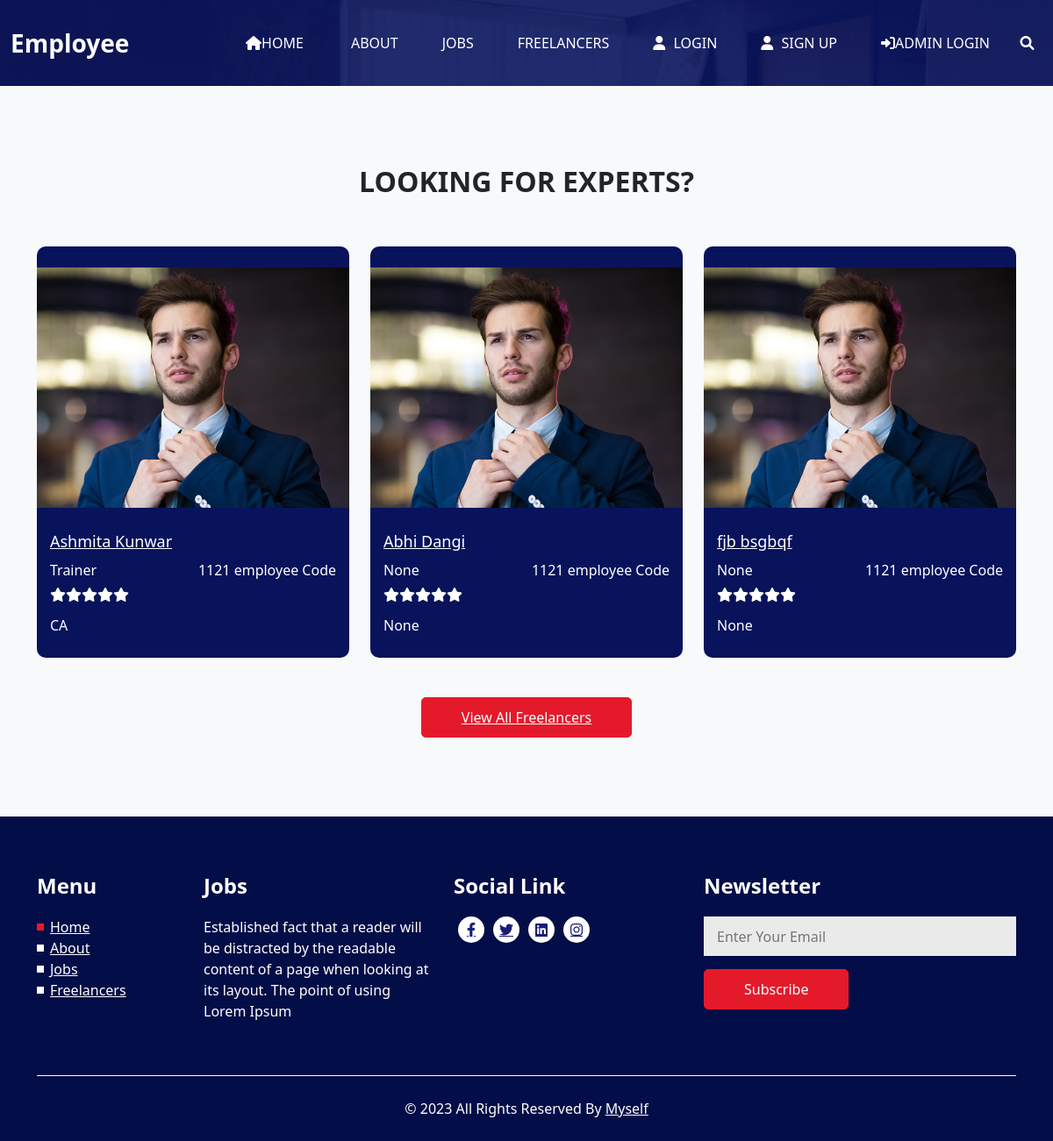
Page /freelancer/ on the earlier database version.
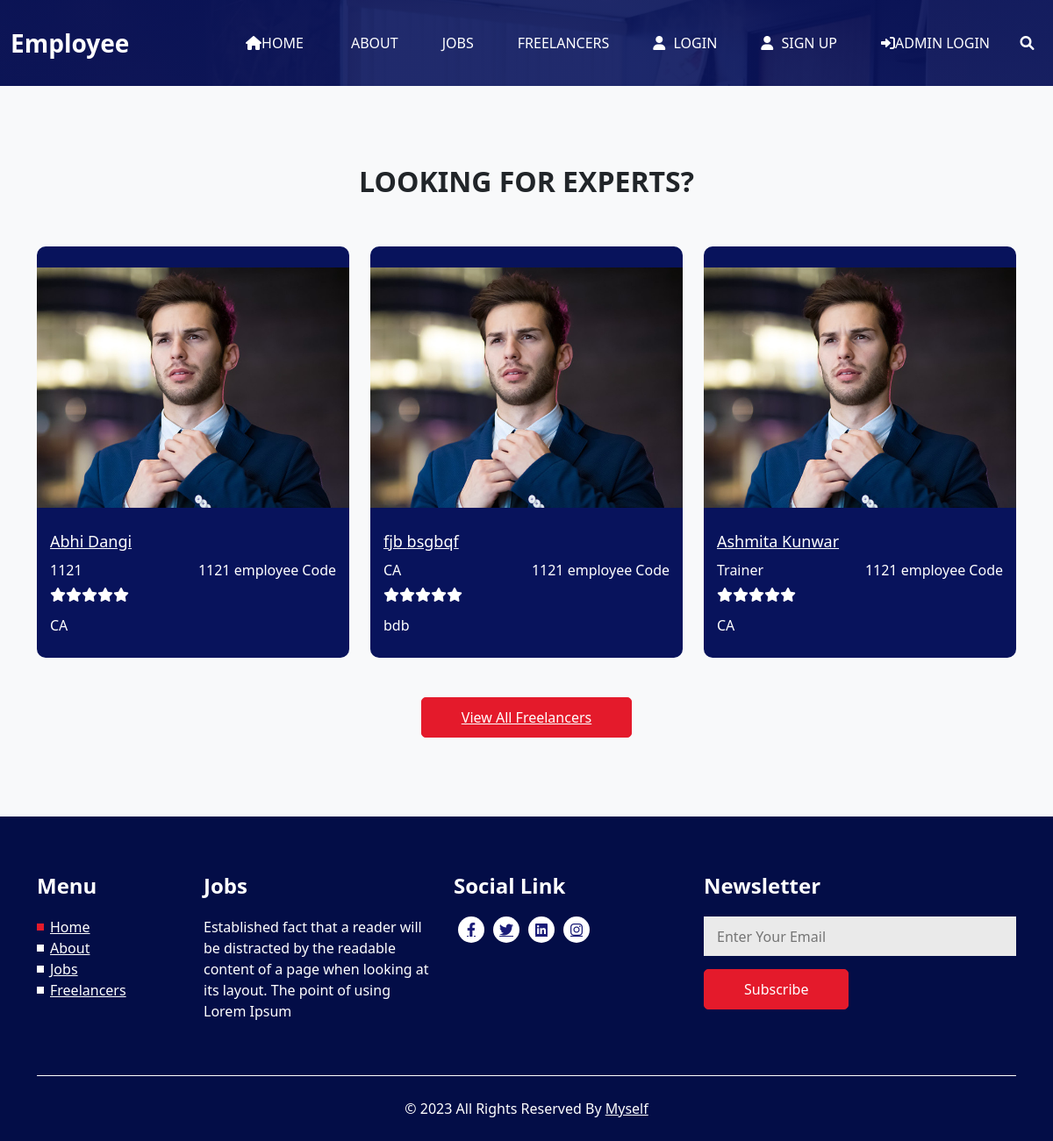
Same page on the later database version.
### employee_app/models.py (models this page shows, shortened)
class EmployeeDetail(models.Model):
    user = models.ForeignKey(User, on_delete=models.CASCADE)
    feature_image = models.ImageField(upload_to="EMP_images/%Y/%m/%d", blank=False)
    empcode = models.IntegerField(null=True)
    empdept = models.CharField(max_length=50, null=True)
    designation = models.CharField(max_length=100, null=True)
    contact = models.IntegerField(null=True)
    gender = models.CharField(max_length=50, null=True)
    join_date = models.DateField(null=True)

### web_app/views.py (the view)
# urls.py: path("freelancer/", FreelancerView.as_view(), name="freelancer"),
class FreelancerView(ListView):
    model = EmployeeDetail
    template_name = "jobs/freelancer.html"
    queryset = EmployeeDetail.objects.filter(
    ).order_by("-join_date")
    def get_context_data(self, **kwargs):
        context = super().get_context_data(**kwargs)
        context["freelancer_posts"] = EmployeeDetail.objects.filter(
        ).order_by("-join_date")[:3]
        return context

### templates/jobs/freelancer.html (shortened to what this page needs)
{% extends 'base.html' %}
{% load static %}
{% block content %}
{% include 'header.html' %}
<section class="expert_section layout_padding bg-light">
  <div class="container">
    <div class="heading_container heading_center">
      <h2>
        LOOKING FOR EXPERTS?
      </h2>
    </div>
    <div class="row">
      {% for freelancer_post in freelancer_posts %}
      <div class="col-md-6 col-lg-4 mx-auto">
        <div class="box">
          <div class="img-box">
            <img src="{% static 'jobs/images/e1.jpg' %}" alt="">
          </div>
          <div class="detail-box">
            <a href="{% url 'freelancer' %}">
              {{freelancer_post.user.first_name}} {{freelancer_post.user.last_name}}
            </a>
            <h6 class="expert_position">
              <span>
                {{freelancer_post.empdept}}
              </span>
              <span>
                {{freelancer_post.empcode}} employee Code
              </span>
            </h6>
            <span class="expert_rating">
              <i class="fa fa-star" aria-hidden="true"></i>
              <i class="fa fa-star" aria-hidden="true"></i>
              <i class="fa fa-star" aria-hidden="true"></i>
              <i class="fa fa-star" aria-hidden="true"></i>
              <i class="fa fa-star" aria-hidden="true"></i>
            </span>
            <p>
              {{freelancer_post.designation}}
            </p>
          </div>
        </div>
      </div>
      {% endfor %}
    </div>
    <div class="btn-box">
      <a href="">
        View All Freelancers
      </a>
    </div>
  </div>
</section>
{% include 'home/info_section.html' %}
{% include 'home/footer_section.html' %}
{% endblock content %}

### templates/base.html (shortened to what this page needs)
{% load static %}
<!doctype html>
<html lang="en">
<head>
     <link rel="stylesheet" type="text/css" href="{% static 'jobs/css/bootstrap.css' %}" />
     <link href="{% static 'jobs/css/font-awesome.min.css' %}" rel="stylesheet" />
     <link rel="stylesheet"
          href="https://cdnjs.cloudflare.com/ajax/libs/jquery-nice-select/1.1.0/css/nice-select.min.css"
 />
     <link href="{% static 'jobs/css/style.css' %}" rel="stylesheet" />
     <link href="{% static 'jobs/css/responsive.css' %}" rel="stylesheet" />
     <link rel="stylesheet" href="{% static 'css/bootstrap.min.css' %}">
     <link rel="stylesheet" href="{% static 'css/style.css' %}">
     <link rel="stylesheet" href="https://cdnjs.cloudflare.com/ajax/libs/font-awesome/6.0.0-beta3/css/all.min.css">
</head>
<body>
     <div class="hero_area">
          {% block content %}
          {% endblock content %}
     </div>
</body>
</html>

### templates/header.html (shortened to what this page needs)
  <header class="header_section">
     <div class="container-fluid">
       <nav class="navbar navbar-expand-lg custom_nav-container ">
         <a class="navbar-brand" href="index.html">
           <span>
             Employee
           </span>
         </a>
         <div class="collapse navbar-collapse" id="navbarSupportedContent">
           <ul class="navbar-nav  ml-auto">
             <li class="nav-item active">
               <a class="nav-link" href="/"><i class="fa fa-home" aria-hidden="true"></i>Home</a>
             </li>
             <li class="nav-item">
               <a class="nav-link" href="{% url 'about' %}"> About</a>
             </li>
             <li class="nav-item">
               <a class="nav-link" href="{% url 'job' %}">Jobs</a>
             </li>
             <li class="nav-item">
               <a class="nav-link" href="{% url 'freelancer' %}">Freelancers</a>
             </li>
             <li class="nav-item">
               <a class="nav-link" href="{% url 'emp_login' %}">
                 <i class="fa fa-user" aria-hidden="true"></i>
                 <span>
                   Login
                 </span>
               </a>
             </li>
             <li class="nav-item">
               <a class="nav-link" href="{% url 'registration' %}">
                 <i class="fa fa-user" aria-hidden="true"></i>
                 <span>
                   Sign Up
                 </span>
               </a>
             </li>
             <li class="nav-item">
               <a class="nav-link" href="{% url 'admin_login' %}"><i class="fa-solid fa-right-to-bracket"></i>Admin
                 Login</a>
             </li>
             <form class="form-inline">
               <button class="btn   nav_search-btn" type="submit">
                 <i class="fa fa-search" aria-hidden="true"></i>
               </button>
             </form>
           </ul>
         </div>
       </nav>
     </div>
   </header>

### templates/home/info_section.html
{% load static %}
 <section class="info_section ">
     <div class="container">
       <div class="row">
         <div class="col-md-2 info_links">
           <h4>
             Menu
           </h4>
           <ul>
             <li class="active">
               <a href="/">
                 Home
               </a>
             </li>
             <li>
               <a href="{% url 'about' %}">
                 About
               </a>
             </li>
             <li>
               <a class="" href="{% url 'job' %}">
                 Jobs
               </a>
             </li>
             <li>
               <a class="" href="{% url 'freelancer' %}">
                 Freelancers
               </a>
             </li>
           </ul>
         </div>
         <div class="col-md-3">
           <h4>
             Jobs
           </h4>
           <p>
             Established fact that a reader will be distracted by the readable content of a page when looking at its
             layout. The point of using Lorem Ipsum
           </p>
         </div>
         <div class="col-md-3">
           <div class="info_social">
             <h4>
               Social Link
             </h4>
             <div class="social_container">
               <div>
                 <a href="">
                  <i class="fa-brands fa-facebook-f"></i>
                 </a>
               </div>
               <div>
                 <a href="">
                  <i class="fa-brands fa-twitter"></i>
                 </a>
               </div>
               <div>
                 <a href="">
                   <i class="fa-brands fa-linkedin" aria-hidden="true"></i>
                 </a>
               </div>
               <div>
                 <a href="">
                   <i class="fa-brands fa-instagram" aria-hidden="true"></i>
                 </a>
               </div>
             </div>
           </div>
         </div>
         <div class="col-md-4">
           <div class="info_form">
             <h4>
               Newsletter
             </h4>
             <form action="">
               <input type="text" placeholder="Enter Your Email" />
               <button type="submit">
                 Subscribe
               </button>
             </form>
           </div>
         </div>
       </div>
     </div>
   </section>

### templates/home/footer_section.html
{% load static %}
 <footer class="footer_section">
     <div class="container">
       <p>
         &copy; <span id="displayYear"></span> All Rights Reserved By
         <a href="">Myself</a>
       </p>
     </div>
   </footer>

Differences in the rows shown:
changed EmployeeDetail "Abhi": empdept "None" → "1121"; designation "None" → "CA"
changed EmployeeDetail "fjb": empdept "None" → "CA"; designation "None" → "bdb"
changed EmployeeDetail "Trainer": moves down the list
